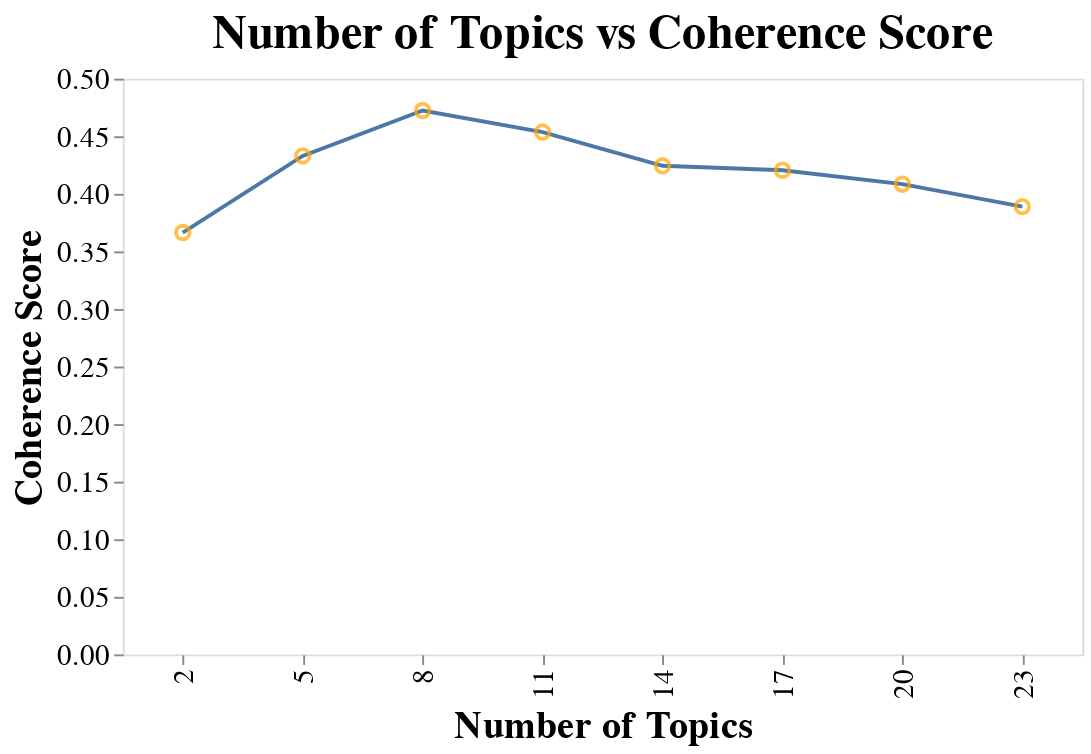

Source (notebook cell):
### Markdown cell above
## Visualize Topic Distribution

### Code cell
base_chart = alt.Chart(model_df)
line = base_chart.mark_line().encode(
            x=alt.X('num_topics:N', axis=alt.Axis(title='Number of Topics')),
            y=alt.Y('coherence_score', axis=alt.Axis(title='Coherence Score')),
            tooltip = ['num_topics', 'coherence_score']
)

point = base_chart.mark_point(color='orange', size=50).encode(
            x=alt.X('num_topics:N', axis=alt.Axis(title='Number of Topics')),
            y=alt.Y('coherence_score', axis=alt.Axis(title='Coherence Score')),
            tooltip = ['num_topics', 'coherence_score']
)    


(line + point
).properties(width=500, height=300, title='Number of Topics vs Coherence Score'
).configure_title(fontSize=25
).configure_axis(grid=False, domain=False, 
                 labelFontSize=15,titleFontSize=20)

### Figure 1 — Vega-Lite specification as saved in the notebook (floating-point values rounded to 4 significant figures)
{"config": {"view": {"continuousWidth": 400, "continuousHeight": 300}, "axis": {"domain": false, "grid": false, "labelFontSize": 15, "titleFontSize": 20}, "title": {"fontSize": 25}}, "layer": [{"mark": "line", "encoding": {"tooltip": [{"type": "quantitative", "field": "num_topics"}, {"type": "quantitative", "field": "coherence_score"}], "x": {"type": "nominal", "axis": {"title": "Number of Topics"}, "field": "num_topics"}, "y": {"type": "quantitative", "axis": {"title": "Coherence Score"}, "field": "coherence_score"}}}, {"mark": {"type": "point", "color": "orange", "size": 50}, "encoding": {"tooltip": [{"type": "quantitative", "field": "num_topics"}, {"type": "quantitative", "field": "coherence_score"}], "x": {"type": "nominal", "axis": {"title": "Number of Topics"}, "field": "num_topics"}, "y": {"type": "quantitative", "axis": {"title": "Coherence Score"}, "field": "coherence_score"}}}], "data": {"name": "data-7eaa6971640cdcbde5b76683c01d17cf"}, "height": 300, "title": "Number of Topics vs Coherence Score", "width": 500, "$schema": "https://vega.github.io/schema/vega-lite/v4.8.1.json", "datasets": {"data-7eaa6971640cdcbde5b76683c01d17cf": [{"num_topics": 2, "coherence_score": 0.3664, "perplexity_score": -8.487}, {"num_topics": 5, "coherence_score": 0.4329, "perplexity_score": -8.551}, {"num_topics": 8, "coherence_score": 0.4724, "perplexity_score": -8.755}, {"num_topics": 11, "coherence_score": 0.4537, "perplexity_score": -9.729}, {"num_topics": 14, "coherence_score": 0.4244, "perplexity_score": -12.07}, {"num_topics": 17, "coherence_score": 0.4205, "perplexity_score": -13.25}, {"num_topics": 20, "coherence_score": 0.4084, "perplexity_score": -13.78}, {"num_topics": 23, "coherence_score": 0.3889, "perplexity_score": -14.55}]}}
